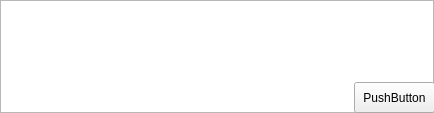
<?xml version="1.0" encoding="UTF-8"?>
<ui version="4.0">
 <class>QTextEditCustom</class>
 <widget class="QTextEdit" name="QTextEditCustom">
  <property name="geometry">
   <rect>
    <x>0</x>
    <y>0</y>
    <width>434</width>
    <height>113</height>
   </rect>
  </property>
  <property name="windowTitle">
   <string>QTextEditCustom</string>
  </property>
  <widget class="QPushButton" name="pushButton">
   <property name="geometry">
    <rect>
     <x>354</x>
     <y>82</y>
     <width>81</width>
     <height>31</height>
    </rect>
   </property>
   <property name="text">
    <string>PushButton</string>
   </property>
  </widget>
 </widget>
 <layoutdefault spacing="6" margin="11"/>
 <resources/>
 <connections/>
</ui>
